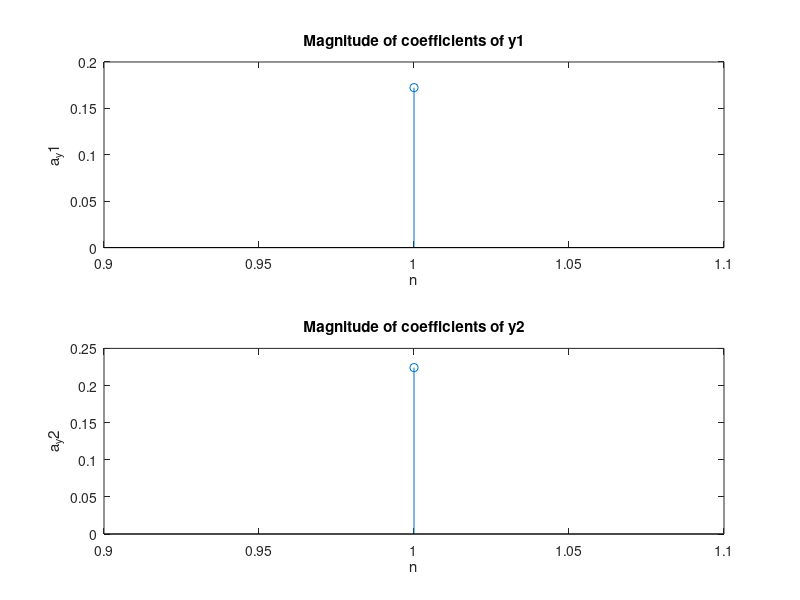

Write the MATLAB code that produced this figure.
k = 0:19;
% range for input
n = -20:99;
a_x = [-1/2 zeros(1, 7) 3/4 0 3/4 zeros(1, 7) -1/2 0];
x_20 = 20 * ifft(a_x);
x = [x_20 x_20 x_20 x_20 x_20 x_20];

% System1
a1 = [1 -0.8];
b1 = 1;
y1 = filter(b1,a1,x);
y1_20 = y1(1,20);
% System2
a2 = [1 0.8];
b2 = 1;
y2 = filter(b2,a2,x);
y2_20 = y2(1,20);

a_y1 = (1/20)*fft(y1_20);
a_y2 = (1/20)*fft(y2_20);

subplot(2,1,1)
stem(abs(a_y1))
xlabel('n')
ylabel('a_y1')
title('Magnitude of coefficients of y1')

subplot(2,1,2)
stem(abs(a_y2))
xlabel('n')
ylabel('a_y2')
title('Magnitude of coefficients of y2')


